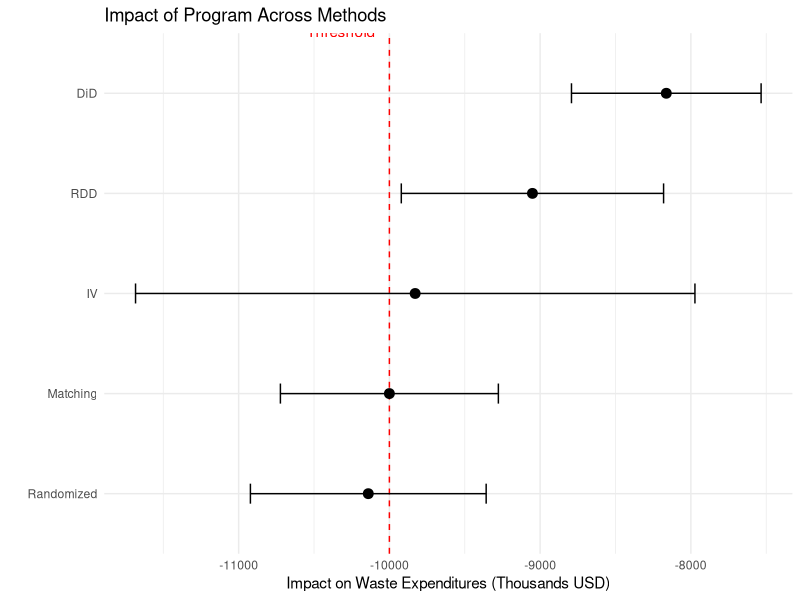
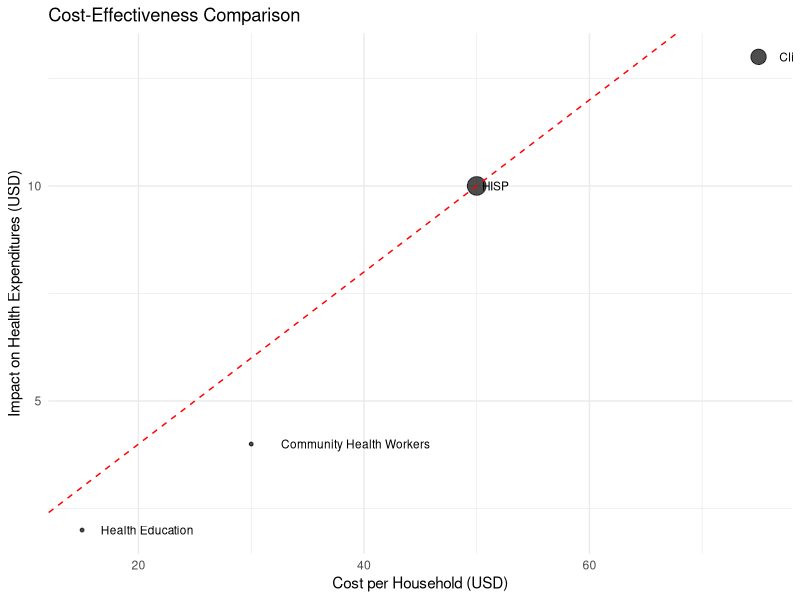

These charts were generated, in order, by the following R code:
## ---- chunk 1
library(ggplot2)
library(dplyr)

# Create a summary data frame of all methods
methods_df <- data.frame(
  Method = c("Randomized", "IV", "RDD", "DiD", "Matching"),
  Estimate = c(-10140, -9829, -9051, -8163, -10000),
  LowerCI = c(-10922, -11684, -9921, -8792, -10723),
  UpperCI = c(-9358, -7973, -8181, -7534, -9277)
)


# Create a forest plot
ggplot(methods_df, aes(y = reorder(Method, -abs(Estimate)), x = Estimate)) +
  geom_vline(xintercept = -10000, linetype = "dashed", color = "red") +
  geom_point(size = 3) +
  geom_errorbarh(aes(xmin = LowerCI, xmax = UpperCI), height = 0.2) +
  labs(title = "Impact of Program Across Methods",
       x = "Impact on Waste Expenditures (Thousands USD)",
       y = "") +
  theme_minimal() +
  annotate("text", x = -10000, y = 5.5, label = "Threshold", 
           vjust = -0.5, color = "red", hjust = 1.2)
## ---- chunk 2
library(knitr)
library(kableExtra)

# Create a summary table with all results and key details
synthesis <- data.frame(
  Method = c("Randomized Assignment", "Instrumental Variables", 
             "Regression Discontinuity", "Difference-in-Differences", 
             "Matching (Full)"),
  Estimate = c("-10,140", "-9,829", "-9,051", "-8,163", "-10,000"),
  CI = c("[-10,922, -9,358]", "[-11,684, -7,973]", "[-9,921, -8,181]", 
         "[-8,792, -7,534]", "[-10,723, -9,277]"),
  Key_Assumption = c("Random assignment", "Exclusion restriction", 
                    "No manipulation at threshold", "Parallel trends", 
                    "Selection on observables"),
  Population = c("All eligible", "Compliers", "At threshold", "All enrolled", "Matched enrolled")
)

kable(synthesis, 
      col.names = c("Method", "Estimate", "95% CI", "Key Assumption", "Population"),
      caption = "Synthesis of Impact Evaluation Results") %>%
  kable_styling(bootstrap_options = "striped", full_width = TRUE)
## ---- chunk 3
library(knitr)

# Create a table summarizing key R functions
r_implementation <- data.frame(
  Method = c("Randomized Assignment", "Instrumental Variables", 
             "Regression Discontinuity", "Difference-in-Differences", 
             "Matching"),
  Key_Functions = c("lm_robust()", "iv_robust()", 
                   "lm_robust(), rdrobust()", 
                   "lm_robust(), feols()", 
                   "matchit(), lm_robust()"),
  Key_Packages = c("estimatr", "estimatr, AER", 
                  "estimatr, rdrobust", 
                  "estimatr, fixest, did", 
                  "MatchIt, estimatr"),
  Data_Structure = c("Cross-sectional", "Cross-sectional", 
                    "Cross-sectional", "Panel/repeated cross-section", 
                    "Cross-sectional")
)

kable(r_implementation, 
      col.names = c("Method", "Key Functions", "Key Packages", "Data Structure"),
      caption = "R Implementation of Impact Evaluation Methods")
## ---- chunk 4
library(DiagrammeR)

grViz("
digraph mixed_methods {
  node [shape=box, fontname=Helvetica, fontsize=10, style=filled, fillcolor=lightblue];
  
  Quant [label='Quantitative\nMethods', fillcolor=lightblue];
  Qual [label='Qualitative\nMethods', fillcolor=lightgreen];
  
  Quant -> Impact [label='Measure'];
  Qual -> Mechanisms [label='Explain'];
  Qual -> Context [label='Describe'];
  
  Impact [label='Impact\nEstimates'];
  Mechanisms [label='Causal\nMechanisms'];
  Context [label='Implementation\nContext'];
  
  {rank=same; Quant; Qual;}
  
  Impact -> Policy;
  Mechanisms -> Policy;
  Context -> Policy;
  
  Policy [label='Policy\nDecisions', fillcolor=lightgrey];
}
")
## ---- chunk 5
library(ggplot2)

# Create hypothetical cost-effectiveness data
ce_data <- data.frame(
  Intervention = c("HISP", "Community Health Workers", 
                  "Health Education", "Clinic Improvement"),
  Cost_per_Household = c(50, 30, 15, 75),
  Impact_on_Expenditures = c(10, 4, 2, 13)
)

# Add cost-effectiveness ratio
ce_data$CE_Ratio <- ce_data$Impact_on_Expenditures / ce_data$Cost_per_Household

# Plot
ggplot(ce_data, aes(x = Cost_per_Household, y = Impact_on_Expenditures, 
                    label = Intervention)) +
  geom_point(aes(size = CE_Ratio), alpha = 0.7) +
  geom_text(hjust = -0.2, vjust = 0.5, size = 3) +
  geom_abline(slope = 0.2, linetype = "dashed", color = "red") +
  labs(title = "Cost-Effectiveness Comparison",
       x = "Cost per Household (USD)",
       y = "Impact on Health Expenditures (USD)") +
  theme_minimal() +
  theme(legend.position = "none")
## ---- chunk 6
library(DiagrammeR)

grViz("
digraph policy_process {
  node [shape=box, fontname=Helvetica, fontsize=10, style=filled, fillcolor=lightblue];
  
  Evidence [label='Impact\nEvidence', fillcolor=lightblue];
  
  Evidence -> Decision;
  
  Context [label='Political\nContext', fillcolor=lightgreen];
  Resources [label='Resource\nConstraints', fillcolor=lightgreen];
  Values [label='Values &\nPriorities', fillcolor=lightgreen];
  
  Context -> Decision;
  Resources -> Decision;
  Values -> Decision;
  
  Decision [label='Policy\nDecision', fillcolor=lightgrey];
  
  Decision -> Implementation;
  Decision -> Adaptation;
  Decision -> Monitoring;
  
  Implementation [label='Implementation\nPlan'];
  Adaptation [label='Program\nAdaptation'];
  Monitoring [label='Monitoring &\nEvaluation'];
}
")
